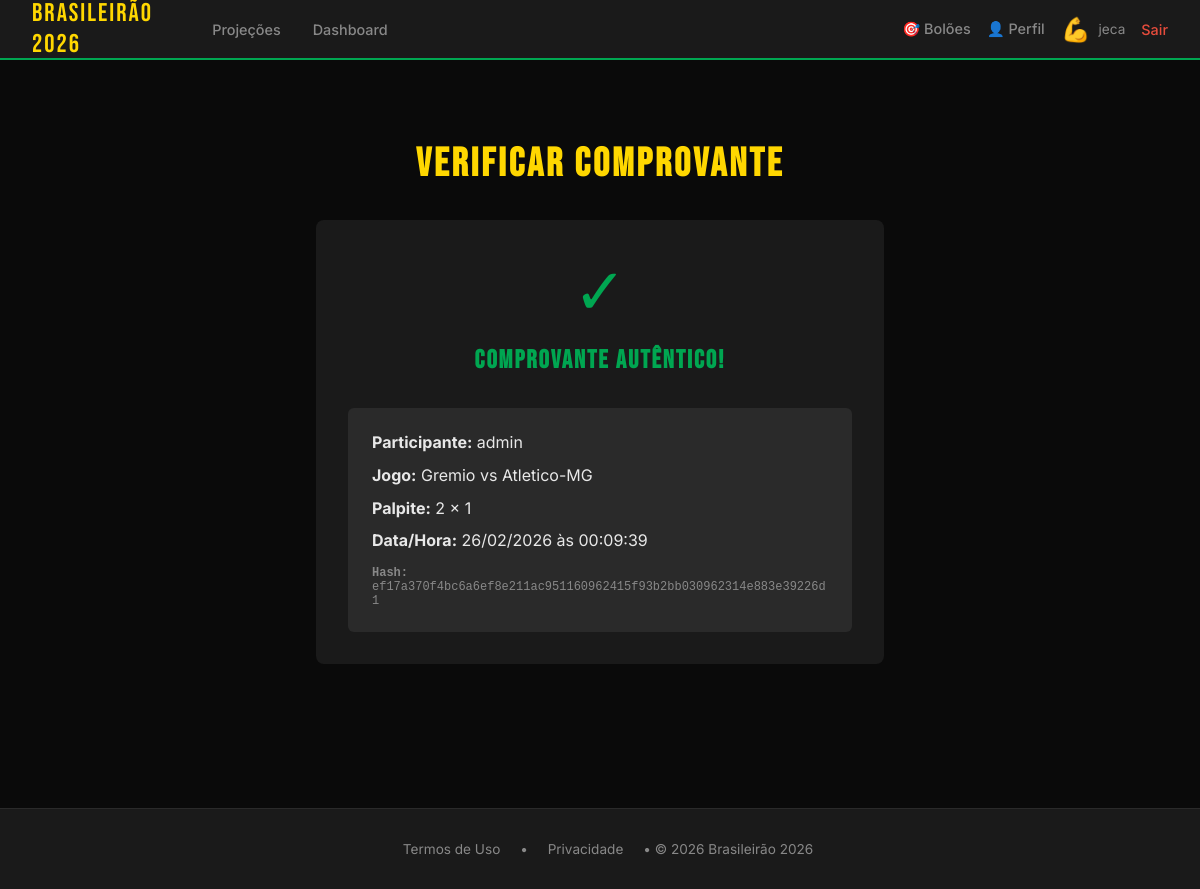
/verificar/ef17a370f4bc6a6ef8e211ac951160962415f93b2bb030962314e883e39226d1 (signed in), run on the app's committed database.
### app/models.py (models this page shows, shortened)
class Usuario(UserMixin, db.Model):
    id = db.Column(db.Integer, primary_key=True)
    username = db.Column(db.String(80), unique=True, nullable=False)
    email = db.Column(db.String(120), unique=True, nullable=True)
    nome_completo = db.Column(db.String(200), nullable=True)
    password_hash = db.Column(db.String(200), nullable=False)
    is_admin = db.Column(db.Boolean, default=False)
    termos_aceitos_em = db.Column(db.DateTime)
    avatar_tipo = db.Column(db.String(20), default='sugerido')  # sugerido, upload
    avatar_sugerido_id = db.Column(db.Integer, db.ForeignKey('avatar_sugerido.id'), nullable=True)
    avatar_custom_url = db.Column(db.String(200), nullable=True)
    time_coracao_id = db.Column(db.Integer, db.ForeignKey('time.id'), nullable=True)
    tipo = db.Column(db.String(20), default='participante')  # admin, dono, participante
    status = db.Column(db.String(20), default='ativo')  # ativo, suspenso
    data_cadastro = db.Column(db.DateTime, default=db.func.now())

class Time(db.Model):
    id = db.Column(db.Integer, primary_key=True)
    api_id = db.Column(db.Integer, unique=True, nullable=False)
    nome = db.Column(db.String(100), nullable=False)
    logo_url = db.Column(db.String(200), nullable=True)
    pais = db.Column(db.String(50), nullable=True)
    liga_principal = db.Column(db.String(100), nullable=True)
    ativo = db.Column(db.Boolean, default=True)
    ultima_atualizacao = db.Column(db.DateTime, default=db.func.now())
    jogos_casa = db.relationship('Jogo', foreign_keys='Jogo.time_casa_id', backref='time_casa', lazy=True)
    jogos_fora = db.relationship('Jogo', foreign_keys='Jogo.time_fora_id', backref='time_fora', lazy=True)

class Palpite(db.Model):
    id = db.Column(db.Integer, primary_key=True)
    bolao_id = db.Column(db.Integer, db.ForeignKey('bolao.id'), nullable=False)
    usuario_id = db.Column(db.Integer, db.ForeignKey('usuario.id'), nullable=False)
    jogo_id = db.Column(db.Integer, db.ForeignKey('jogo.id'), nullable=False)
    gols_casa_palpite = db.Column(db.Integer, nullable=False)
    gols_fora_palpite = db.Column(db.Integer, nullable=False)
    pontos_obtidos = db.Column(db.Integer, default=0)
    data_palpite = db.Column(db.DateTime, default=db.func.now())
    hash_comprovante = db.Column(db.String(64))  # Hash SHA-256
    timestamp_preciso = db.Column(db.BigInteger)  # Timestamp em milissegundos
    usuario = db.relationship('Usuario', backref='palpites')  # ADICIONA ESTA LINHA
    jogo = db.relationship('Jogo', backref='palpites')        # E ESTA TAMBÉM

### app/routes.py (the view)
@bp.route('/verificar/<hash_comprovante>')
def verificar_comprovante(hash_comprovante):
    from app.models import Palpite
    palpite = Palpite.query.filter_by(hash_comprovante=hash_comprovante).first()
    return render_template('verificar.html', palpite=palpite)

### app/__init__.py (called while the page is built)
def create_app():
    app = Flask(__name__)
    app.config.from_object(Config)
    db.init_app(app)
    migrate.init_app(app, db)
    login_manager.init_app(app)
    login_manager.login_view = 'main.login'
    login_manager.login_message = 'Faça login para acessar esta página.'
    from app import routes
    app.register_blueprint(routes.bp)
    from app.utils import converter_utc_brasilia
    @app.template_filter('brasilia')
    def brasilia_filter(data):
        if not data:
            return ''
        data_br = converter_utc_brasilia(data)
        return data_br.strftime('%d/%m/%Y às %H:%M:%S')
    return app

@login_manager.user_loader
def load_user(user_id):
    from app.models import Usuario
    return Usuario.query.get(int(user_id))

### app/utils.py (called while the page is built)
def converter_utc_brasilia(data_utc):
    if not data_utc:
        return None
    if data_utc.tzinfo:
        brasilia = pytz.timezone('America/Sao_Paulo')
        return data_utc.astimezone(brasilia)
    utc = pytz.UTC
    data_com_tz = utc.localize(data_utc)
    brasilia = pytz.timezone('America/Sao_Paulo')
    return data_com_tz.astimezone(brasilia)

### app/templates/verificar.html (shortened to what this page needs)
{% extends "base.html" %}
{% block content %}
<div style="max-width: 600px; margin: 3rem auto; padding: 0 1rem;">
    <h1 style="text-align: center; margin-bottom: 2rem;">Verificar Comprovante</h1>
    <div style="background: var(--cinza); padding: 2rem; border-radius: 8px; text-align: center;">
        {% if palpite %}
        <div style="font-size: 4rem; color: var(--verde);">✓</div>
        <h2 style="color: var(--verde); margin: 1rem 0;">Comprovante Autêntico!</h2>
        <div style="background: var(--cinza-medio); padding: 1.5rem; border-radius: 6px; margin-top: 2rem; text-align: left;">
            <div style="margin-bottom: 0.8rem;">
                <strong>Participante:</strong> {{ palpite.usuario.nome_completo or palpite.usuario.username }}
            </div>
            <div style="margin-bottom: 0.8rem;">
                <strong>Jogo:</strong> {{ palpite.jogo.time_casa.nome }} vs {{ palpite.jogo.time_fora.nome }}
            </div>
            <div style="margin-bottom: 0.8rem;">
                <strong>Palpite:</strong> {{ palpite.gols_casa_palpite }} x {{ palpite.gols_fora_palpite }}
            </div>
            <div style="margin-bottom: 0.8rem;">
                <strong>Data/Hora:</strong> {{ palpite.data_palpite|brasilia }}
            </div>
            <div style="word-break: break-all; font-family: monospace; font-size: 0.75rem; color: var(--texto-fraco); margin-top: 1rem;">
                <strong>Hash:</strong><br>{{ palpite.hash_comprovante }}
            </div>
        </div>
        {% else %}
        <div style="font-size: 4rem; color: #e74c3c;">✗</div>
        <h2 style="color: #e74c3c; margin: 1rem 0;">Comprovante Inválido</h2>
        <p style="color: var(--texto-fraco);">Este hash não corresponde a nenhum palpite registrado.</p>
        {% endif %}
    </div>
</div>
{% endblock %}

### app/templates/base.html (shortened to what this page needs)
<!DOCTYPE html>
<html lang="pt-BR">
<head>
</head>
<body>
    <nav>
        <a href="/" class="logo">Brasileirão 2026</a>
        <div class="nav-desktop">
            <a href="/projecoes">Projeções</a>
            <a href="/dashboard">Dashboard</a>
            <div style="margin-left: auto; display: flex; align-items: center; gap: 1rem;">
                {% if current_user.is_authenticated %}
                    <a href="/meus_boloes">🎯 Bolões</a>
                    <a href="/perfil">👤 Perfil</a>
                    <span style="display: flex; align-items: center; gap: 0.5rem; color: var(--texto-fraco); font-size: 0.85rem;">
                        {% if current_user.avatar_tipo == 'sugerido' and current_user.avatar_sugerido_id %}
                            <span style="font-size: 1.5rem;">{{ ['⚽', '🏆', '👟', '🥅', '🔥', '⭐', '⚡', '💪', '🎯', '👊', '🚀', '💎'][current_user.avatar_sugerido_id - 1] }}</span>
                        {% elif current_user.avatar_tipo == 'upload' and current_user.avatar_custom_url %}
                            <img src="{{ current_user.avatar_custom_url }}" style="width: 30px; height: 30px; border-radius: 50%; object-fit: cover;">
                        {% else %}
                            <span style="font-size: 1.5rem;">👤</span>
                        {% endif %}
                        {{ current_user.username }}
                    </span>
                    <a href="/logout" style="color: #e74c3c;">Sair</a>
                {% else %}
                    <a href="/login">Login</a>
                    <a href="/registro">Criar Conta</a>
                {% endif %}
            </div>
        </div>
    </nav>
    <div class="container">
        {% block content %}{% endblock %}
    </div>
    <footer style="background: var(--cinza); padding: 2rem; margin-top: 4rem; text-align: center; border-top: 1px solid var(--cinza-medio);">
        <div style="color: var(--texto-fraco); font-size: 0.85rem;">
            <a href="/termos" style="color: var(--texto-fraco); text-decoration: none; margin: 0 1rem;">Termos de Uso</a>
            •
            <a href="/privacidade" style="color: var(--texto-fraco); text-decoration: none; margin: 0 1rem;">Privacidade</a>
            •
            <span>© 2026 Brasileirão 2026</span>
        </div>
    </footer>
</body>
</html>

### app/templates/base.html (style rules this page uses)
:root { --verde: #00a651; --amarelo: #ffd700; --azul: #003087; --escuro: #0a0a0a; --cinza: #1a1a1a; --cinza-medio: #2a2a2a; --texto: #e8e8e8; --texto-fraco: #888; }
* { margin: 0; padding: 0; box-sizing: border-box; }
body { background: var(--escuro); color: var(--texto); font-family: 'Inter', sans-serif; min-height: 100vh; }
nav { background: var(--cinza); border-bottom: 2px solid var(--verde); padding: 0 2rem; display: flex; align-items: center; gap: 2rem; height: 60px; }
nav .logo { font-family: 'Bebas Neue', sans-serif; font-size: 1.6rem; color: var(--amarelo); letter-spacing: 2px; text-decoration: none; }
nav a { color: var(--texto-fraco); text-decoration: none; font-size: 0.9rem; font-weight: 500; transition: color 0.2s; }
.container { max-width: 1100px; margin: 0 auto; padding: 2rem; }
h1 { font-family: 'Bebas Neue', sans-serif; font-size: 2.5rem; letter-spacing: 3px; color: var(--amarelo); margin-bottom: 1.5rem; }
h2 { font-family: 'Bebas Neue', sans-serif; font-size: 1.6rem; letter-spacing: 2px; color: var(--verde); margin-bottom: 1rem; }
.nav-desktop { display: flex; align-items: center; gap: 2rem; width: 100%; }

### data on the page
Usuario: username "jeca"
Usuario: usuario "admin"
Time: jogo.time_casa.nome "Gremio"
Time: jogo.time_fora.nome "Atletico-MG"
Palpite: gols_casa_palpite "2", gols_fora_palpite "1", data_palpite|brasilia "26/02/2026 às 00:09:39", hash_comprovante "ef17a370f4bc6a6ef8e211ac951160962415f93b2bb030962314e883e39226d1"
